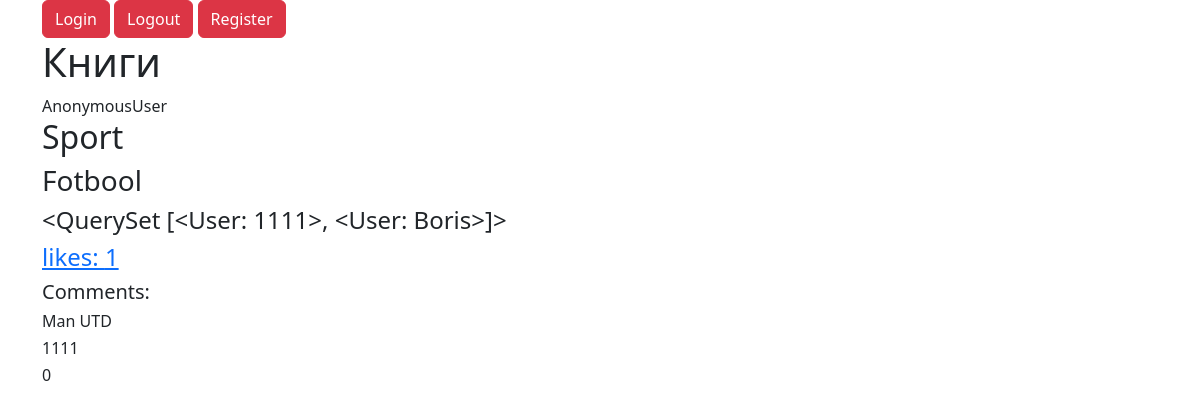
Page /detail_book/1 on the committed database.
### manager/models.py (models this page shows)
class Book(models.Model):
    class Meta:
        verbose_name = 'книга'
        verbose_name_plural = 'книги'
    title = models.CharField(max_length=100, verbose_name='название книги')
    text = models.TextField()
    data = models.DateTimeField(auto_now_add=True)
    authors = models.ManyToManyField(User, related_name='like_books')
    likes = models.ManyToManyField(User, related_name='like')
    count_likes = models.PositiveIntegerField(default=0)

class Comment(models.Model):
    text = models.TextField()
    data = models.DateTimeField(auto_now_add=True, null=True, blank=True)
    book = models.ForeignKey(Book, on_delete=models.CASCADE, related_name='comments')
    user = models.ForeignKey(User, on_delete=models.CASCADE, related_name='comments')
    likes = models.ManyToManyField(User, related_name='liked_comments')

### manager/views.py (the view)
# urls.py: path('detail_book/<int:book_id>', DetailBook.as_view(), name='detail_book'),
class DetailBook(View):
    def get(self, request, book_id):
        comments_for_prefetch = Prefetch('comments',
                                         queryset=Comment.objects.
                                         select_related('user').
                                         annotate(likes_comment=Count('likes'))
                                         )
        book = (Book.objects.filter(id=book_id).
                prefetch_related(comments_for_prefetch, 'authors').all()
                )
        return render(request, 'detail_book.html', {'book': book[0]})

### manager/templates/detail_book.html (shortened to what this page needs)
{% extends "main.html" %}
{% block content%}
<div class="container">
    <h1>Книги</h1>
    {{ user }}
    <h2>{{ book.title }}</h2>
    <h3>{{ book.text }}</h3>
    <h4>{{ book.authors.all }}</h4>
    <a href="{% url 'add_like' book_id=book.id location=1 %}">
        <h4>likes: {{ book.count_likes }}</h4></a>
    {% if book.comments.exists %}
    <h5> Comments: </h5>
    {% for comment in book.comments.all %}
    <h6>{{ comment.text }}</h6>
    <h6>{{ comment.user.username }}</h6>
    <h6>{{ comment.likes_comment }}</h6>
    {% endfor %}
    {% endif %}
    <br>
</div>
{% endblock %}

### rows in the picture
Book: title "Sport", text "Fotbool", authors.all "<QuerySet [<User: 1111>, <User: Boris>]>", count_likes "1"
Comment: text "Man UTD", user.username "1111", likes_comment "0"

### other values in the picture
{{ user }} "AnonymousUser"
